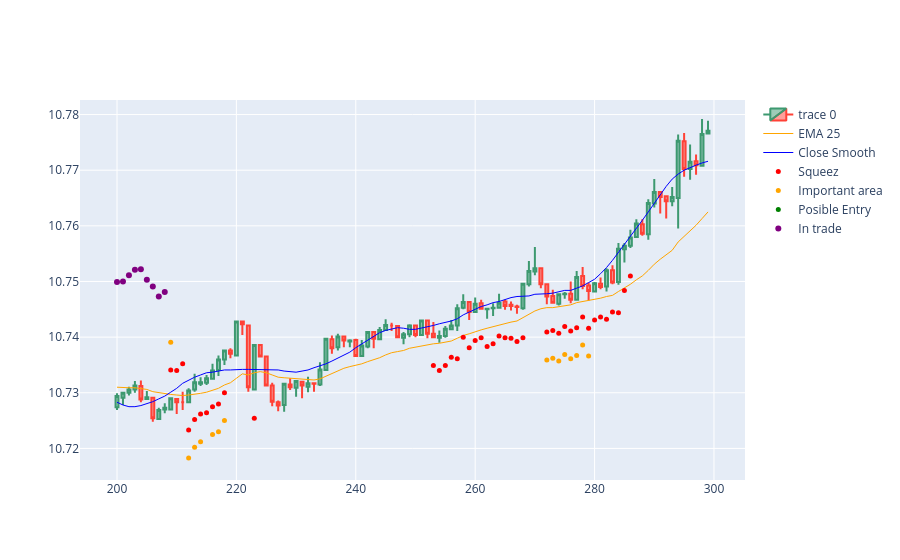

Write notebook code for a chart like this one.
### Code cell
import plotly.graph_objects as go  
import plotly.express as px

dfpl = result[100:200]

fig = go.Figure(
    data=[
        go.Candlestick(
            x=dfpl['bar'], 
            open=round(dfpl['open']*10,4),
            high=round(dfpl['high']*10,4),
            low=round(dfpl['low']*10,4),
            close=round(dfpl['close']*10,4)
        ),
        go.Scatter(
            x=dfpl['bar'], 
            y=round(dfpl['ema25']*10,4),
            line=dict(color='orange', width=1), 
            name="EMA 25"),
        go.Scatter(
            x=dfpl['bar'], 
            y=round(dfpl['close_smooth']*10,4),
            line=dict(color='blue', width=1), 
            name="Close Smooth"),
        #go.Scatter(
        #    x=dfpl['bar'], 
        #    y=round(dfpl['low_smooth']*10,4),
        #    line=dict(color='pink', width=1), 
        #    name="Close Smooth"),
        #go.Scatter(
        #    x=dfpl['bar'], 
        #    y=round(dfpl['high_smooth']*10,4),
        #    line=dict(color='purple', width=1), 
        #    name="Close Smooth")
    ]
)

fig.add_scatter(x=dfpl['bar'], y=dfpl['squezzeArea'], mode="markers", marker=dict(size=5, color="red"), name="Squeez")
fig.add_scatter(x=dfpl['bar'], y=dfpl['squeezeCloseToEmaArea'], mode="markers", marker=dict(size=5, color="orange"), name="Important area")
fig.add_scatter(x=dfpl['bar'], y=dfpl['posibleEntry'], mode="markers", marker=dict(size=5, color="green"), name="Posible Entry")
fig.add_scatter(x=dfpl['bar'], y=dfpl['positionArea'], mode="markers", marker=dict(size=6, color="purple"), name="In trade")

fig.update_layout(
    xaxis_rangeslider_visible=False
)

fig.show()
